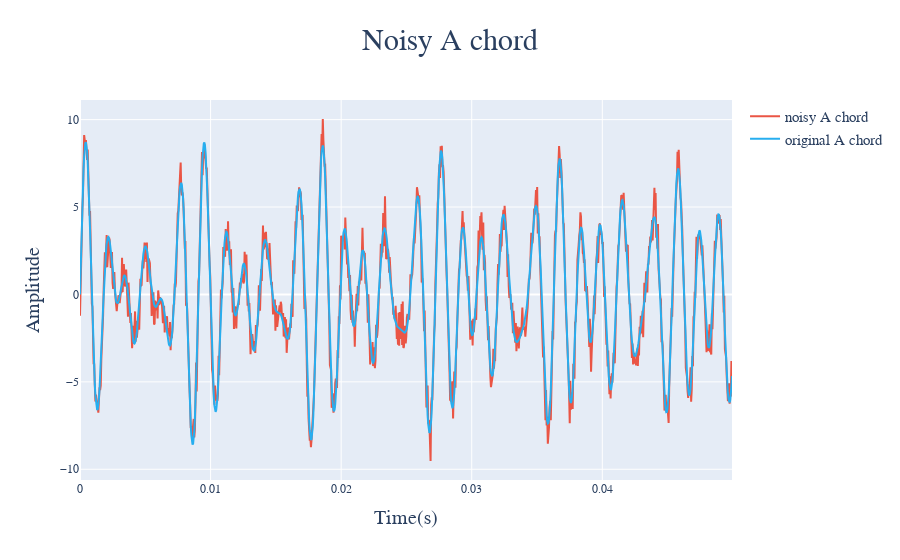

This figure's notebook cell:
### Code cell
noise_level = 0.7
noisy_a_chord = a_chord + noise_level * np.random.randn(len(a_chord))
sr = 1/22050 #standard 44.1 kHz
fig = go.Figure()
fig.add_trace(go.Scatter(
    x=t[:len(t)//20],
    y=noisy_a_chord[:len(t)//20],
    mode='lines',
    name='noisy A chord',
    line=dict(color=colors['noisy']), 
))
fig.add_trace(go.Scatter(
    
    x=t[:len(t)//20],
    y=a_chord[:len(t)//20],
    mode='lines',
    name='original A chord',
    line=dict(color=colors['original']), 
))

fig.update_layout(
    title=dict(
        text='Noisy A chord',
        x = 0.5,
        font_size=30
    ),
    font = dict(
        family='Raleway'
    ),
    xaxis_title=dict(
        text='Time(s)',
        font_size=20
    ),
    yaxis_title=dict(
        text='Amplitude',
        font_size=20
    ),
    legend=dict(
        font_size=15,
    )
)
fig.show()
ipd.Audio(data = noisy_a_chord, rate=1/sr)

### Figure 1 — Plotly figure (JSON) as saved in the notebook; plotly's stock layout.template omitted (floating-point values rounded to 4 significant figures; data arrays with more than 128 entries replaced by an {"elided": "..."} marker saying what was removed)
{"data": [{"line": {"color": "#ea5545"}, "mode": "lines", "name": "noisy A chord", "type": "scatter", "x": {"elided": "1102 float values"}, "y": {"elided": "1102 float values"}}, {"line": {"color": "#27aeef"}, "mode": "lines", "name": "original A chord", "type": "scatter", "x": {"elided": "1102 float values"}, "y": {"elided": "1102 float values"}}], "layout": {"font": {"family": "Raleway"}, "legend": {"font": {"size": 15}}, "title": {"font": {"size": 30}, "text": "Noisy A chord", "x": 0.5}, "xaxis": {"title": {"font": {"size": 20}, "text": "Time(s)"}}, "yaxis": {"title": {"font": {"size": 20}, "text": "Amplitude"}}}}
